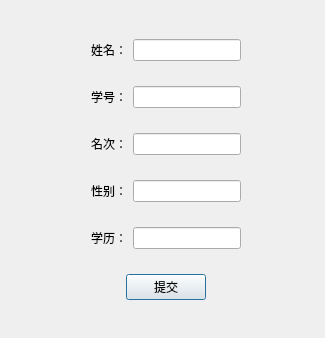
<?xml version="1.0" encoding="UTF-8"?>
<ui version="4.0">
 <class>Dlg_Btn_add</class>
 <widget class="QDialog" name="Dlg_Btn_add">
  <property name="geometry">
   <rect>
    <x>0</x>
    <y>0</y>
    <width>325</width>
    <height>338</height>
   </rect>
  </property>
  <property name="windowTitle">
   <string>添加记录</string>
  </property>
  <widget class="QWidget" name="verticalLayoutWidget">
   <property name="geometry">
    <rect>
     <x>20</x>
     <y>20</y>
     <width>291</width>
     <height>301</height>
    </rect>
   </property>
   <layout class="QVBoxLayout" name="verticalLayout">
    <item>
     <layout class="QHBoxLayout" name="horizontalLayout">
      <item>
       <spacer name="horizontalSpacer_2">
        <property name="orientation">
         <enum>Qt::Horizontal</enum>
        </property>
        <property name="sizeHint" stdset="0">
         <size>
          <width>40</width>
          <height>20</height>
         </size>
        </property>
       </spacer>
      </item>
      <item>
       <widget class="QLabel" name="label">
        <property name="text">
         <string>姓名：</string>
        </property>
       </widget>
      </item>
      <item>
       <widget class="QLineEdit" name="lineEdit_name">
        <property name="text">
         <string/>
        </property>
       </widget>
      </item>
      <item>
       <spacer name="horizontalSpacer_3">
        <property name="orientation">
         <enum>Qt::Horizontal</enum>
        </property>
        <property name="sizeHint" stdset="0">
         <size>
          <width>40</width>
          <height>20</height>
         </size>
        </property>
       </spacer>
      </item>
     </layout>
    </item>
    <item>
     <layout class="QHBoxLayout" name="horizontalLayout_2">
      <item>
       <spacer name="horizontalSpacer_9">
        <property name="orientation">
         <enum>Qt::Horizontal</enum>
        </property>
        <property name="sizeHint" stdset="0">
         <size>
          <width>40</width>
          <height>20</height>
         </size>
        </property>
       </spacer>
      </item>
      <item>
       <widget class="QLabel" name="label_3">
        <property name="text">
         <string>学号：</string>
        </property>
       </widget>
      </item>
      <item>
       <widget class="QLineEdit" name="lineEdit_ID"/>
      </item>
      <item>
       <spacer name="horizontalSpacer_10">
        <property name="orientation">
         <enum>Qt::Horizontal</enum>
        </property>
        <property name="sizeHint" stdset="0">
         <size>
          <width>40</width>
          <height>20</height>
         </size>
        </property>
       </spacer>
      </item>
     </layout>
    </item>
    <item>
     <layout class="QHBoxLayout" name="horizontalLayout_3">
      <item>
       <spacer name="horizontalSpacer_6">
        <property name="orientation">
         <enum>Qt::Horizontal</enum>
        </property>
        <property name="sizeHint" stdset="0">
         <size>
          <width>40</width>
          <height>20</height>
         </size>
        </property>
       </spacer>
      </item>
      <item>
       <widget class="QLabel" name="label_4">
        <property name="text">
         <string>名次：</string>
        </property>
       </widget>
      </item>
      <item>
       <widget class="QLineEdit" name="lineEdit_rank"/>
      </item>
      <item>
       <spacer name="horizontalSpacer_7">
        <property name="orientation">
         <enum>Qt::Horizontal</enum>
        </property>
        <property name="sizeHint" stdset="0">
         <size>
          <width>40</width>
          <height>20</height>
         </size>
        </property>
       </spacer>
      </item>
     </layout>
    </item>
    <item>
     <layout class="QHBoxLayout" name="horizontalLayout_4">
      <item>
       <spacer name="horizontalSpacer_5">
        <property name="orientation">
         <enum>Qt::Horizontal</enum>
        </property>
        <property name="sizeHint" stdset="0">
         <size>
          <width>40</width>
          <height>20</height>
         </size>
        </property>
       </spacer>
      </item>
      <item>
       <widget class="QLabel" name="label_5">
        <property name="text">
         <string>性别：</string>
        </property>
       </widget>
      </item>
      <item>
       <widget class="QLineEdit" name="lineEdit_gender"/>
      </item>
      <item>
       <spacer name="horizontalSpacer_8">
        <property name="orientation">
         <enum>Qt::Horizontal</enum>
        </property>
        <property name="sizeHint" stdset="0">
         <size>
          <width>40</width>
          <height>20</height>
         </size>
        </property>
       </spacer>
      </item>
     </layout>
    </item>
    <item>
     <layout class="QHBoxLayout" name="horizontalLayout_5">
      <item>
       <spacer name="horizontalSpacer">
        <property name="orientation">
         <enum>Qt::Horizontal</enum>
        </property>
        <property name="sizeHint" stdset="0">
         <size>
          <width>40</width>
          <height>20</height>
         </size>
        </property>
       </spacer>
      </item>
      <item>
       <widget class="QLabel" name="label_6">
        <property name="text">
         <string>学历：</string>
        </property>
       </widget>
      </item>
      <item>
       <widget class="QLineEdit" name="lineEdit_edu"/>
      </item>
      <item>
       <spacer name="horizontalSpacer_4">
        <property name="orientation">
         <enum>Qt::Horizontal</enum>
        </property>
        <property name="sizeHint" stdset="0">
         <size>
          <width>40</width>
          <height>20</height>
         </size>
        </property>
       </spacer>
      </item>
     </layout>
    </item>
    <item>
     <layout class="QHBoxLayout" name="horizontalLayout_6">
      <item>
       <spacer name="horizontalSpacer_11">
        <property name="orientation">
         <enum>Qt::Horizontal</enum>
        </property>
        <property name="sizeHint" stdset="0">
         <size>
          <width>40</width>
          <height>20</height>
         </size>
        </property>
       </spacer>
      </item>
      <item>
       <widget class="QPushButton" name="Btn_submit">
        <property name="text">
         <string>提交</string>
        </property>
       </widget>
      </item>
      <item>
       <spacer name="horizontalSpacer_12">
        <property name="orientation">
         <enum>Qt::Horizontal</enum>
        </property>
        <property name="sizeHint" stdset="0">
         <size>
          <width>40</width>
          <height>20</height>
         </size>
        </property>
       </spacer>
      </item>
     </layout>
    </item>
   </layout>
  </widget>
 </widget>
 <resources/>
 <connections/>
</ui>
